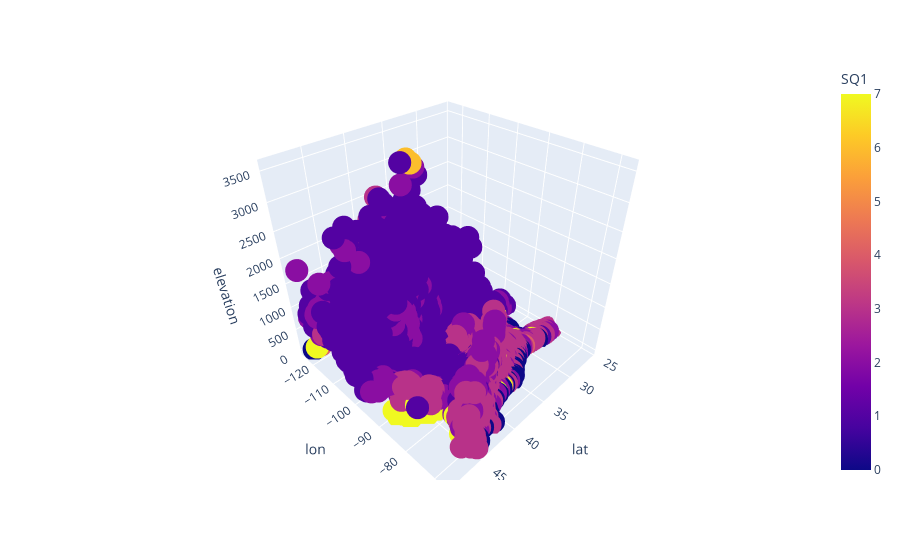

This figure's notebook cell:
### Code cell
import plotly.express as px
plt.figure(figsize=(12,12))
fig = px.scatter_3d(df, x='lat', y='lon', z='elevation',
              color='SQ1')
fig.show()

### Figure 1 — Plotly figure (JSON) as saved in the notebook; plotly's stock layout.template omitted (floating-point values rounded to 4 significant figures; data arrays with more than 128 entries replaced by an {"elided": "..."} marker saying what was removed)
{"data": [{"hoverlabel": {"namelength": 0}, "hovertemplate": "lat=%{x}<br>lon=%{y}<br>elevation=%{z}<br>SQ1=%{marker.color}", "legendgroup": "", "marker": {"color": {"elided": "3109 int values"}, "coloraxis": "coloraxis", "symbol": "circle"}, "mode": "markers", "name": "", "scene": "scene", "showlegend": false, "type": "scatter3d", "x": {"elided": "3109 float values"}, "y": {"elided": "3109 float values"}, "z": {"elided": "3109 int values"}}], "layout": {"coloraxis": {"colorbar": {"title": {"text": "SQ1"}}, "colorscale": [[0, "#0d0887"], [0.1111, "#46039f"], [0.2222, "#7201a8"], [0.3333, "#9c179e"], [0.4444, "#bd3786"], [0.5556, "#d8576b"], [0.6667, "#ed7953"], [0.7778, "#fb9f3a"], [0.8889, "#fdca26"], [1, "#f0f921"]]}, "legend": {"tracegroupgap": 0}, "margin": {"t": 60}, "scene": {"domain": {"x": [0, 1], "y": [0, 1]}, "xaxis": {"title": {"text": "lat"}}, "yaxis": {"title": {"text": "lon"}}, "zaxis": {"title": {"text": "elevation"}}}}}
